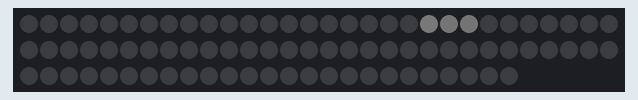
A sketch run on a simulated Arduino Uno, built for the host (arithmetic inside an expression is 32-bit, double 64-bit). On the bench: 85 RGB LEDs in strip order, left to right, continuing on the next row. Dim RGB values are drawn brighter than linear; colours are those a GRB WS2812 strip shows for the declared byte order; random numbers use the default seed unless the sketch sets one. At 18.3 s the program restarts the board; the recording ends there.

Above: at 0.58 s.

The sketch:

poster.ino
```cpp
#include <FastLED.h>

#define NUM_LEDS 85
#define NUM_STREAMS 3
#define DATA_PIN 3

// easier like this than struct?
#define STREAM1 0
#define STREAM2 1
#define STREAM3 2

#define MAX_BRIGHTNESS 50
#define TWINKLE_MAX_B 50

// Define the array of leds
CRGB leds[NUM_LEDS];

// led brightness
int current_state[NUM_LEDS];
int target_state[NUM_LEDS];

int min_brightness = 30;

// led indexes
int stream1_start = 0;
int stream1_end = 19;
int stream2_start = 20;
int stream2_end = 41;
int stream3_start = 42;
int stream3_end = 62;
int splash_start = 63;
int splash_end = 73;
int pond_start = 74;


// flag to make sure the same streams not restarted while running
bool stream1_active;
bool stream2_active;
bool stream3_active;

// this holds the current led thats being iterated on
int stream1_led = 0;
int stream2_led = 20;
int stream3_led = 42;

// brightness percentages of the leds that create the "stream"
float trail3_brit = 0.35;
float trail2_brit = 0.50;
float trail1_brit = 0.70;
float lead1_brit = 0.60;
float lead2_brit = 0.30;

// when a stream finishes, a random waiting period is selected before that stream will restart
//unsigned long stream1_start_time = millis() + random(2000,20000);
//unsigned long stream2_start_time = millis() + random(2000,20000);
//unsigned long stream3_start_time = millis() + random(2000,20000);

// occasionally one of the streams sends down a twinkling led.
// this will track which stream has it and where it currently is
// int glory_ball_stream = 99;
// int glory_ball_led = 99;

// seems the program cant handle 3 streams... so try only running onee at a time
int last_stream_run = 9;
bool stream_is_active = 9;
int active_stream = 9;


// used by incrementor
int _step;
int color = 0;
int start;
int _end;

// ~~~~~~~~~~~~~~~~~~~~~~~~~~~~~~~~~~~~~


// loop thru all of the leds to compare their current
// state to target state and inc/decrement if needed.

void the_incrementor() {


  // get the start and end points otherwise this things too slow

  // NOTE: when I switch back to multi stream activity I start and _end need to cover all streams
  switch (active_stream) {
      case STREAM1:
        start = stream1_start;
        _end = stream1_end;
        break;
      case STREAM2:
        start = stream2_start;
        _end = stream2_end;
        break;
      case STREAM3:
        start = stream3_start;
        _end = stream3_end;
        break;
  }

   for (int i = start; i <= _end; i++) {

    if (i > stream3_end) {
      color = random(255);
      _step = 13;
    } else {
      _step = 2;
    }

    if (target_state[i] > current_state[i]) {
      current_state[i] += _step;
      leds[i] = CHSV(color, 0, current_state[i]);
    }

    if (target_state[i] < current_state[i]) {
      current_state[i] -= _step;
      leds[i] = CHSV(color, 0, current_state[i]);
    }

    // if this is a pond led it turns off without fading out
    if (i > stream3_end && target_state[i] == current_state[i]) {
      current_state[i] = 0;
      leds[i] = CHSV(0, 0, current_state[i]);
//      last_twinkle_time = millis(); // save current time
    }

    FastLED.show();
   }
}

void(* resetFunc) (void) = 0;


// when an led hits its target brightness, this function
// will kick the iterator onto the next led and adjust the targets
// of the other leds in the stream accordingly. once the iterator
// reaches the end of the stream all of the target states are set to 0

void _update_stream(int this_stream, int i, int stream_start, int stream_end) {

    // Serial.print("\ni: ");
    // Serial.print(i);

  // conditions:
  // 1. current state == target state
  //   a. if i == stream end: shut down
  //   b. if i < stream end: i++ and update target states of stream leds
  // 2. current state < target state
  //   a. update target states of stream leds

  // check for shut down condition
  if (i == stream_end) {
    if (current_state[i] == target_state[i]) {
      // Serial.print("\ninside stream shut down condition. i==stream end:");
      // Serial.print(i==stream_end);
      // delay(2000);

        target_state[i-4] = 0;
        target_state[i-3] = 0;
        target_state[i-2] = 0;
        target_state[i-1] = 0;
        target_state[i] = 0;

        // set splash
//        switch(active_stream) {
//          case STREAM1:
//            target_state[73] = 20;
//            target_state[72] = 10;
//            target_state[71] = 10;
//            break;
//          case STREAM2:
//            target_state[67] = 10;
//            target_state[68] = 20;
//            target_state[69] = 10;
//            break;
//          case STREAM3:
//            target_state[63] = 20;
//            target_state[64] = 10;
//            target_state[65] = 10;
//            break;
//        }

        // for some reason i always get caught here so im gonn atry calling the iterator here till it turns off
        while (current_state[i] > 0 || current_state[i-1] > 0 || current_state[i-2] > 0) the_incrementor();


        // after the target state of 0 is hit, I can set the flags for the next stream
//        if (current_state[i] == 0) {
//           Serial.print("\this_stream stream: ");
//           Serial.print(active_stream);
//           Serial.print("\ncurrent state of last led has reached 0 ");
          last_stream_run = this_stream;
//           Serial.print("\nthis_stream stream: ");
//           Serial.print(active_stream);
          active_stream = 99;
//           Serial.print("\nlast stream run: ");
//           Serial.print(last_stream_run);
        // turn off splash zone
//        for (int x = splash_start; x <= splash_end; x++) target_state[x] = 0;
            resetFunc(); //call reset
          return;
//        }

    }
  }

  // otherwise proceed as usual

  // move iterator to next led
  else if (current_state[i] == MAX_BRIGHTNESS) {

    i++;

    // if the glory ball is active on this stream, update its state too
    // if (this_stream == glory_ball_stream) {

    //   glory_ball_led = i;
    //   target_state[i] = twinkle_MAX_BRIGHTNESS;
    // }

    // update the new i
    switch (this_stream) {

      case STREAM1:
        stream1_led = i;
        // Serial.print("\nupdating stream 1");
        break;
      case STREAM2:
        stream2_led = i;
        // Serial.print("\nupdating stream 2");
        break;
      case STREAM3:
        stream3_led = i;
        // Serial.print("\nupdating stream 3");
        break;
    }

  // last condition is if current state hasnt reached target state. in that case just need to
  // update stream targets
  } else {

    // whether i got moved or not, update the targets of surrounding leds
    // based on the current state of i
    if (i - 4 >= stream_start) {
      target_state[i-4] = 0;
    }
    if (i - 3 >= stream_start) {
      target_state[i-3] = (current_state[i] * trail3_brit);
    }

    if (i - 2 >= stream_start) {
      target_state[i-2] = current_state[i] * trail2_brit;
    }

    if (i - 1 >= stream_start) {
      target_state[i-1] = current_state[i] * trail1_brit;
    }

    target_state[i] = MAX_BRIGHTNESS;

    if (i + 1 <= stream_end) {
      target_state[i+1] = current_state[i] * lead1_brit;
    }

    if (i + 2 <= stream_end) {
      target_state[i+2] = current_state[i] * lead2_brit;
    }
  }
}

// this new test version is going to try to only run one strream at a
// time but still utilize incrementor to try n throw twinkles in. plus
// the incrementor was the only way I succesfully got a good stream
void streams_handler() {

  int choice;

  // > 3 means inactive
  if (active_stream > STREAM3) {

//    Serial.print("\no streams active");
    choice = random(3);
  } else {
//    Serial.print("\nelse choice is active stream");
    choice = active_stream;
  }

  switch (choice) {

      // don't allow the same stream to run twice in a row
    case STREAM1:

//         Serial.print("\nin stream stream 1");
       if (last_stream_run == STREAM1) break;
        active_stream = STREAM1;
        _update_stream(STREAM1, stream1_led, stream1_start, stream1_end);
//         Serial.print("\nupdated stream 1");
        break;
    case STREAM2:
//         Serial.print("\nin stream stream 2");
       if (last_stream_run == STREAM2) break;
        active_stream = STREAM2;
        _update_stream(STREAM2, stream2_led, stream2_start, stream2_end);
//         Serial.print("\nupdated stream 2");
        break;
    case STREAM3:
//         Serial.print("\nin stream stream 3");
       if (last_stream_run == STREAM3) break;
        active_stream = STREAM3;
        _update_stream(STREAM3, stream3_led, stream3_start, stream3_end);
//         Serial.print("\nupdated stream 3");
        break;
  }
}

// will randomly assign a pond led to twinkle (the_incrementor knows
// which leds are in the pond so the colors are selected there rather
// than saved globaly)
void twinkle() {

  // if this runs too much i can add a top level line like this
   if (random(18) != 1) return;

  int _step = 5;

  int i = random(pond_start, NUM_LEDS + 1);
  for (int j = 0; j < 40; j++) {
    leds[i] = CHSV(random(255), random(255), random(25,100));
    FastLED.show();
  }
  for (int j = 40; j >= 0; j -= _step) {
    leds[i] = CHSV(random(255), random(255), j);
    FastLED.show();
  }
}


void setup() {
  FastLED.addLeds<WS2812B, DATA_PIN, RGB>(leds, NUM_LEDS);

  randomSeed(analogRead(0));
//  Serial.begin(9600); // open the serial port at 9600 bps:
}

void loop() {


   twinkle();
  // Serial.print("stream 1 led ");
  // Serial.print(stream1_led);
  // Serial.print(".\n");
  // activate streams or update target states if already active
  streams_handler();

//        active_stream = STREAM1;
//        _update_stream(STREAM1, stream1_led, stream1_start, stream1_end);
  // Serial.print("stream 1 led ");
  // Serial.print(stream1_led);
  // Serial.print(".\n");
  // randomly select leds to twinkle with a 0 to n seconds delay between events
  // Serial.print("after pond_twinkle_handler");

  // move all leds a single step towards their target brightness
  the_incrementor();
  // Serial.print("after the_incrementor");


}
```
